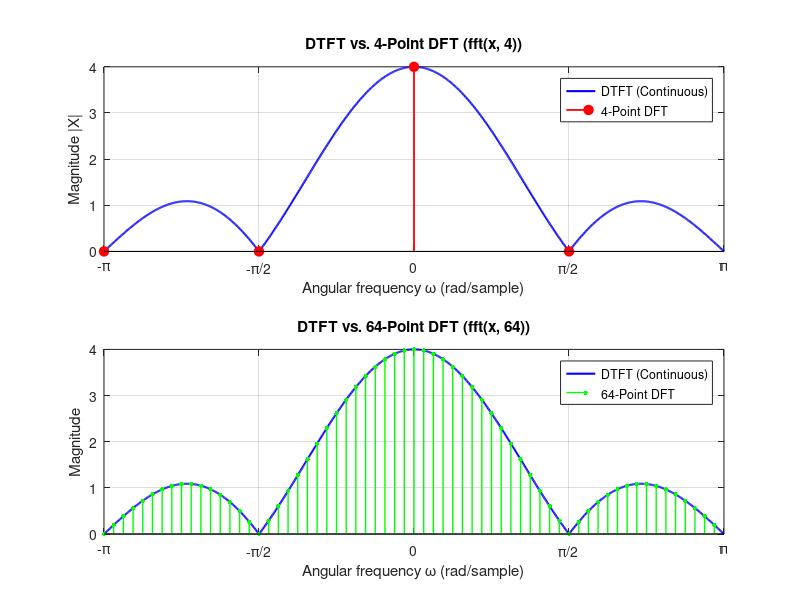

The MATLAB script that drew this image:
%% Exercise 4: Compare the DTFT and DFT
clear; clc; close all;

x = [1 1 1 1];
n = 0:length(x)-1;

% 1. DTFT over [-pi, pi]
w = linspace(-pi, pi, 1000);
X_dtft = x * exp(-1j * (n.' * w));

% 2. DFT with N = 4 and N = 64 (shifted to [-pi, pi] for direct overlay)
N4 = 4;
X_dft4 = fftshift(fft(x, N4));
w4 = (-N4/2 : N4/2 - 1) * (2*pi / N4);

N64 = 64;
X_dft64 = fftshift(fft(x, N64));
w64 = (-N64/2 : N64/2 - 1) * (2*pi / N64);

% 3. Plot comparison
fig = figure('Name', 'DTFT vs DFT Comparison', 'Color', 'w', 'Position', [100 100 950 620]);

subplot(2, 1, 1);
plot(w, abs(X_dtft), 'b-', 'LineWidth', 1.5);
hold on;
stem(w4, abs(X_dft4), 'ro', 'filled', 'LineWidth', 1.3, 'MarkerSize', 7);
hold off;
grid on;
xlim([-pi pi]);
xticks([-pi -pi/2 0 pi/2 pi]);
xticklabels({'-\pi', '-\pi/2', '0', '\pi/2', '\pi'});
xlabel('Angular frequency \omega (rad/sample)');
ylabel('Magnitude |X|');
title('DTFT vs. 4-Point DFT (fft(x, 4))');
legend('DTFT (Continuous)', '4-Point DFT');

subplot(2, 1, 2);
plot(w, abs(X_dtft), 'b-', 'LineWidth', 1.5);
hold on;
stem(w64, abs(X_dft64), 'g.', 'LineWidth', 1.0, 'MarkerSize', 10);
hold off;
grid on;
xlim([-pi pi]);
xticks([-pi -pi/2 0 pi/2 pi]);
xticklabels({'-\pi', '-\pi/2', '0', '\pi/2', '\pi'});
xlabel('Angular frequency \omega (rad/sample)');
ylabel('Magnitude');
title('DTFT vs. 64-Point DFT (fft(x, 64))');
legend('DTFT (Continuous)', '64-Point DFT');

saveas(fig, 'dtft-dft-comparison.png');
